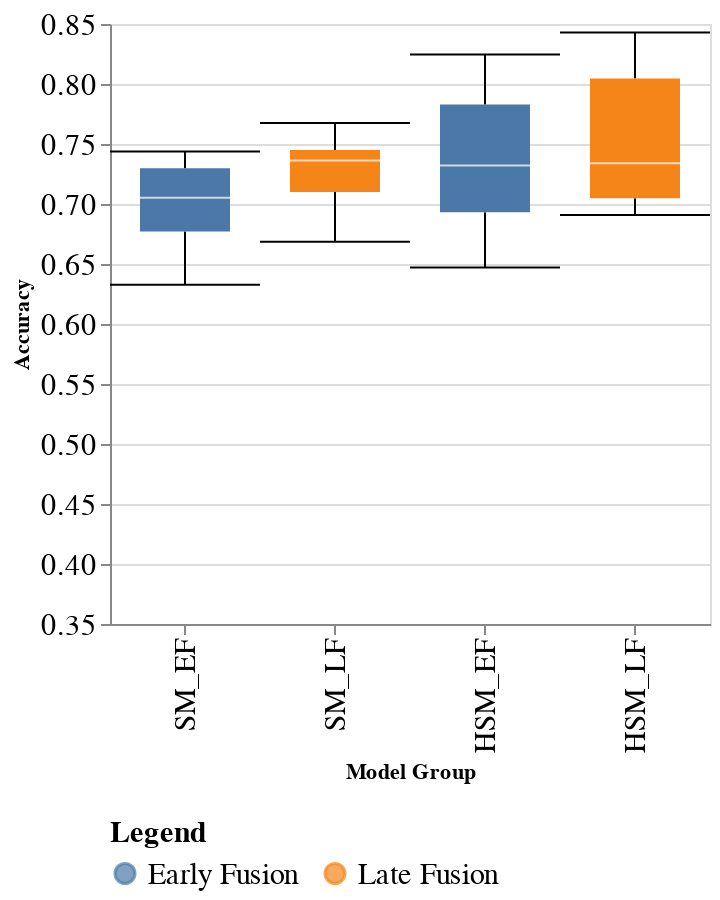
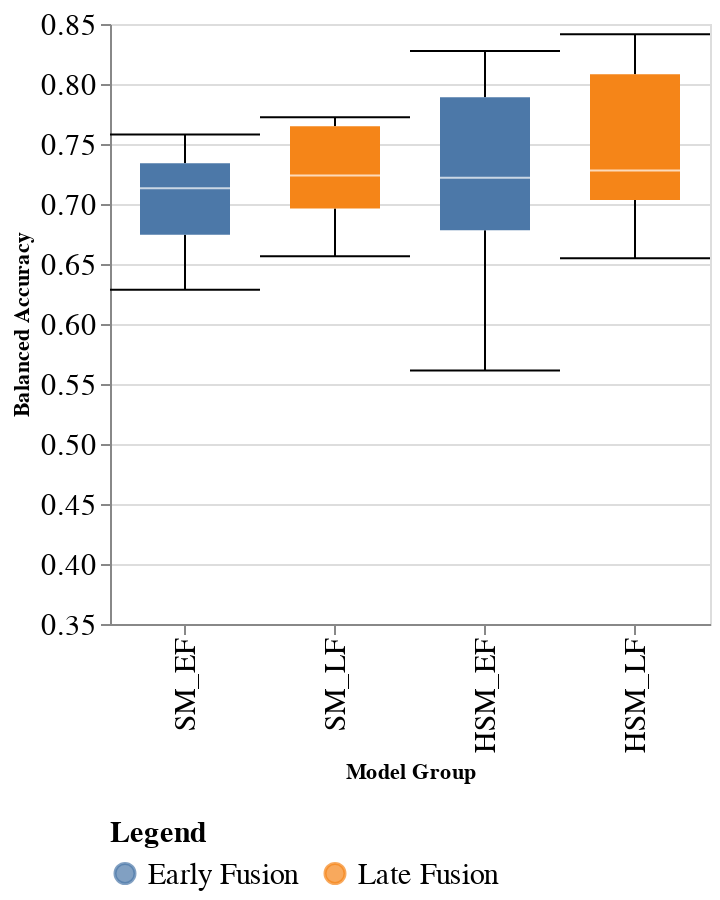

Notebook code cell kept with these figures, in order:
### Code cell
print_boxplots_for_early_vs_lateFusion(domain=(0.35, 0.85), show_title=False, show_legend=True)

### Figure 1 — Vega-Lite specification as saved in the notebook (floating-point values rounded to 4 significant figures)
{"config": {"view": {"continuousWidth": 400, "continuousHeight": 300}, "axis": {"labelFontSize": 15}, "legend": {"columns": 2, "disable": false, "labelFontSize": 15, "orient": "bottom", "titleFontSize": 15}}, "data": {"name": "data-2e48850686171ebd137688b7bd364f18"}, "mark": {"type": "boxplot", "median": {"color": "#ffffff"}, "outliers": true, "size": 45, "ticks": true}, "encoding": {"color": {"field": "conf_group_id", "title": "Legend", "type": "nominal"}, "x": {"field": "postfixed_model_subset_type", "sort": ["SM_EF", "SM_LF", "HSM_EF", "HSM_LF"], "title": "Model Group", "type": "nominal"}, "y": {"field": "Accuracy", "scale": {"domain": [0.35, 0.85]}, "title": "Accuracy", "type": "quantitative"}}, "height": 300, "title": "", "width": 300, "$schema": "https://vega.github.io/schema/vega-lite/v4.17.0.json", "datasets": {"data-2e48850686171ebd137688b7bd364f18": [{"Accuracy": 0.6327, "Accuracy_Balanced": 0.6286, "model_subset_type": "SM", "postfixed_model_subset_type": "SM_EF", "postfixed_annotation": "SM_P", "conf_group_id": "Early Fusion"}, {"Accuracy": 0.7134, "Accuracy_Balanced": 0.6794, "model_subset_type": "SM", "postfixed_model_subset_type": "SM_EF", "postfixed_annotation": "SM_P", "conf_group_id": "Early Fusion"}, {"Accuracy": 0.6969, "Accuracy_Balanced": 0.7343, "model_subset_type": "SM", "postfixed_model_subset_type": "SM_EF", "postfixed_annotation": "SM_P", "conf_group_id": "Early Fusion"}, {"Accuracy": 0.6624, "Accuracy_Balanced": 0.6595, "model_subset_type": "SM", "postfixed_model_subset_type": "SM_EF", "postfixed_annotation": "SM_P", "conf_group_id": "Early Fusion"}, {"Accuracy": 0.7265, "Accuracy_Balanced": 0.7279, "model_subset_type": "SM", "postfixed_model_subset_type": "SM_EF", "postfixed_annotation": "SM_S", "conf_group_id": "Early Fusion"}, {"Accuracy": 0.7398, "Accuracy_Balanced": 0.758, "model_subset_type": "SM", "postfixed_model_subset_type": "SM_EF", "postfixed_annotation": "SM_S", "conf_group_id": "Early Fusion"}, {"Accuracy": 0.6821, "Accuracy_Balanced": 0.6985, "model_subset_type": "SM", "postfixed_model_subset_type": "SM_EF", "postfixed_annotation": "SM_S", "conf_group_id": "Early Fusion"}, {"Accuracy": 0.7437, "Accuracy_Balanced": 0.7339, "model_subset_type": "SM", "postfixed_model_subset_type": "SM_EF", "postfixed_annotation": "SM_S", "conf_group_id": "Early Fusion"}, {"Accuracy": 0.676, "Accuracy_Balanced": 0.6577, "model_subset_type": "SM", "postfixed_model_subset_type": "SM_LF", "postfixed_annotation": "SM_P", "conf_group_id": "Late Fusion"}, {"Accuracy": 0.7422, "Accuracy_Balanced": 0.7722, "model_subset_type": "SM", "postfixed_model_subset_type": "SM_LF", "postfixed_annotation": "SM_P", "conf_group_id": "Late Fusion"}, {"Accuracy": 0.6685, "Accuracy_Balanced": 0.6565, "model_subset_type": "SM", "postfixed_model_subset_type": "SM_LF", "postfixed_annotation": "SM_P", "conf_group_id": "Late Fusion"}, {"Accuracy": 0.7302, "Accuracy_Balanced": 0.7092, "model_subset_type": "SM", "postfixed_model_subset_type": "SM_LF", "postfixed_annotation": "SM_P", "conf_group_id": "Late Fusion"}, {"Accuracy": 0.7213, "Accuracy_Balanced": 0.7251, "model_subset_type": "SM", "postfixed_model_subset_type": "SM_LF", "postfixed_annotation": "SM_S", "conf_group_id": "Late Fusion"}, {"Accuracy": 0.7489, "Accuracy_Balanced": 0.7636, "model_subset_type": "SM", "postfixed_model_subset_type": "SM_LF", "postfixed_annotation": "SM_S", "conf_group_id": "Late Fusion"}, {"Accuracy": 0.7676, "Accuracy_Balanced": 0.7683, "model_subset_type": "SM", "postfixed_model_subset_type": "SM_LF", "postfixed_annotation": "SM_S", "conf_group_id": "Late Fusion"}, {"Accuracy": 0.7437, "Accuracy_Balanced": 0.7224, "model_subset_type": "SM", "postfixed_model_subset_type": "SM_LF", "postfixed_annotation": "SM_S", "conf_group_id": "Late Fusion"}, {"Accuracy": 0.7212, "Accuracy_Balanced": 0.741, "model_subset_type": "HSM", "postfixed_model_subset_type": "HSM_EF", "postfixed_annotation": "HSM_P", "conf_group_id": "Early Fusion"}, {"Accuracy": 0.6804, "Accuracy_Balanced": 0.6758, "model_subset_type": "HSM", "postfixed_model_subset_type": "HSM_EF", "postfixed_annotation": "HSM_P", "conf_group_id": "Early Fusion"}, {"Accuracy": 0.795, "Accuracy_Balanced": 0.8273, "model_subset_type": "HSM", "postfixed_model_subset_type": "HSM_EF", "postfixed_annotation": "HSM_P", "conf_group_id": "Early Fusion"}, {"Accuracy": 0.7144, "Accuracy_Balanced": 0.6799, "model_subset_type": "HSM", "postfixed_model_subset_type": "HSM_EF", "postfixed_annotation": "HSM_P", "conf_group_id": "Early Fusion"}, {"Accuracy": 0.7043, "Accuracy_Balanced": 0.7093, "model_subset_type": "HSM", "postfixed_model_subset_type": "HSM_EF", "postfixed_annotation": "HSM_P", "conf_group_id": "Early Fusion"}, {"Accuracy": 0.647, "Accuracy_Balanced": 0.6003, "model_subset_type": "HSM", "postfixed_model_subset_type": "HSM_EF", "postfixed_annotation": "HSM_P", "conf_group_id": "Early Fusion"}, {"Accuracy": 0.6894, "Accuracy_Balanced": 0.6774, "model_subset_type": "HSM", "postfixed_model_subset_type": "HSM_EF", "postfixed_annotation": "HSM_P", "conf_group_id": "Early Fusion"}, {"Accuracy": 0.7447, "Accuracy_Balanced": 0.7343, "model_subset_type": "HSM", "postfixed_model_subset_type": "HSM_EF", "postfixed_annotation": "HSM_S", "conf_group_id": "Early Fusion"}, {"Accuracy": 0.7597, "Accuracy_Balanced": 0.741, "model_subset_type": "HSM", "postfixed_model_subset_type": "HSM_EF", "postfixed_annotation": "HSM_S", "conf_group_id": "Early Fusion"}, {"Accuracy": 0.6818, "Accuracy_Balanced": 0.5613, "model_subset_type": "HSM", "postfixed_model_subset_type": "HSM_EF", "postfixed_annotation": "HSM_S", "conf_group_id": "Early Fusion"}, {"Accuracy": 0.8245, "Accuracy_Balanced": 0.8275, "model_subset_type": "HSM", "postfixed_model_subset_type": "HSM_EF", "postfixed_annotation": "HSM_S", "conf_group_id": "Early Fusion"}, {"Accuracy": 0.7429, "Accuracy_Balanced": 0.7012, "model_subset_type": "HSM", "postfixed_model_subset_type": "HSM_EF", "postfixed_annotation": "HSM_S", "conf_group_id": "Early Fusion"}, {"Accuracy": 0.7906, "Accuracy_Balanced": 0.805, "model_subset_type": "HSM", "postfixed_model_subset_type": "HSM_EF", "postfixed_annotation": "HSM_S", "conf_group_id": "Early Fusion"}, {"Accuracy": 0.8203, "Accuracy_Balanced": 0.8085, "model_subset_type": "HSM", "postfixed_model_subset_type": "HSM_EF", "postfixed_annotation": "HSM_S", "conf_group_id": "Early Fusion"}, {"Accuracy": 0.7323, "Accuracy_Balanced": 0.7104, "model_subset_type": "HSM", "postfixed_model_subset_type": "HSM_LF", "postfixed_annotation": "HSM_P", "conf_group_id": "Late Fusion"}, {"Accuracy": 0.6942, "Accuracy_Balanced": 0.6755, "model_subset_type": "HSM", "postfixed_model_subset_type": "HSM_LF", "postfixed_annotation": "HSM_P", "conf_group_id": "Late Fusion"}, {"Accuracy": 0.7125, "Accuracy_Balanced": 0.7377, "model_subset_type": "HSM", "postfixed_model_subset_type": "HSM_LF", "postfixed_annotation": "HSM_P", "conf_group_id": "Late Fusion"}, {"Accuracy": 0.6946, "Accuracy_Balanced": 0.7011, "model_subset_type": "HSM", "postfixed_model_subset_type": "HSM_LF", "postfixed_annotation": "HSM_P", "conf_group_id": "Late Fusion"}, {"Accuracy": 0.7356, "Accuracy_Balanced": 0.7335, "model_subset_type": "HSM", "postfixed_model_subset_type": "HSM_LF", "postfixed_annotation": "HSM_P", "conf_group_id": "Late Fusion"}, {"Accuracy": 0.8246, "Accuracy_Balanced": 0.8415, "model_subset_type": "HSM", "postfixed_model_subset_type": "HSM_LF", "postfixed_annotation": "HSM_P", "conf_group_id": "Late Fusion"}, {"Accuracy": 0.6909, "Accuracy_Balanced": 0.678, "model_subset_type": "HSM", "postfixed_model_subset_type": "HSM_LF", "postfixed_annotation": "HSM_P", "conf_group_id": "Late Fusion"}, {"Accuracy": 0.843, "Accuracy_Balanced": 0.8283, "model_subset_type": "HSM", "postfixed_model_subset_type": "HSM_LF", "postfixed_annotation": "HSM_S", "conf_group_id": "Late Fusion"}, {"Accuracy": 0.7135, "Accuracy_Balanced": 0.6547, "model_subset_type": "HSM", "postfixed_model_subset_type": "HSM_LF", "postfixed_annotation": "HSM_S", "conf_group_id": "Late Fusion"}, {"Accuracy": 0.8105, "Accuracy_Balanced": 0.8215, "model_subset_type": "HSM", "postfixed_model_subset_type": "HSM_LF", "postfixed_annotation": "HSM_S", "conf_group_id": "Late Fusion"}, {"Accuracy": 0.7872, "Accuracy_Balanced": 0.7679, "model_subset_type": "HSM", "postfixed_model_subset_type": "HSM_LF", "postfixed_annotation": "HSM_S", "conf_group_id": "Late Fusion"}, {"Accuracy": 0.7021, "Accuracy_Balanced": 0.7206, "model_subset_type": "HSM", "postfixed_model_subset_type": "HSM_LF", "postfixed_annotation": "HSM_S", "conf_group_id": "Late Fusion"}, {"Accuracy": 0.8197, "Accuracy_Balanced": 0.8334, "model_subset_type": "HSM", "postfixed_model_subset_type": "HSM_LF", "postfixed_annotation": "HSM_S", "conf_group_id": "Late Fusion"}, {"Accuracy": 0.7437, "Accuracy_Balanced": 0.7224, "model_subset_type": "HSM", "postfixed_model_subset_type": "HSM_LF", "postfixed_annotation": "HSM_S", "conf_group_id": "Late Fusion"}]}}

### Figure 2 — Vega-Lite specification as saved in the notebook (floating-point values rounded to 4 significant figures)
{"config": {"view": {"continuousWidth": 400, "continuousHeight": 300}, "axis": {"labelFontSize": 15}, "legend": {"columns": 2, "disable": false, "labelFontSize": 15, "orient": "bottom", "titleFontSize": 15}}, "data": {"name": "data-2e48850686171ebd137688b7bd364f18"}, "mark": {"type": "boxplot", "median": {"color": "#ffffff"}, "outliers": true, "size": 45, "ticks": true}, "encoding": {"color": {"field": "conf_group_id", "title": "Legend", "type": "nominal"}, "x": {"field": "postfixed_model_subset_type", "sort": ["SM_EF", "SM_LF", "HSM_EF", "HSM_LF"], "title": "Model Group", "type": "nominal"}, "y": {"field": "Accuracy_Balanced", "scale": {"domain": [0.35, 0.85]}, "title": "Balanced Accuracy", "type": "quantitative"}}, "height": 300, "title": "", "width": 300, "$schema": "https://vega.github.io/schema/vega-lite/v4.17.0.json", "datasets": {"data-2e48850686171ebd137688b7bd364f18": [{"Accuracy": 0.6327, "Accuracy_Balanced": 0.6286, "model_subset_type": "SM", "postfixed_model_subset_type": "SM_EF", "postfixed_annotation": "SM_P", "conf_group_id": "Early Fusion"}, {"Accuracy": 0.7134, "Accuracy_Balanced": 0.6794, "model_subset_type": "SM", "postfixed_model_subset_type": "SM_EF", "postfixed_annotation": "SM_P", "conf_group_id": "Early Fusion"}, {"Accuracy": 0.6969, "Accuracy_Balanced": 0.7343, "model_subset_type": "SM", "postfixed_model_subset_type": "SM_EF", "postfixed_annotation": "SM_P", "conf_group_id": "Early Fusion"}, {"Accuracy": 0.6624, "Accuracy_Balanced": 0.6595, "model_subset_type": "SM", "postfixed_model_subset_type": "SM_EF", "postfixed_annotation": "SM_P", "conf_group_id": "Early Fusion"}, {"Accuracy": 0.7265, "Accuracy_Balanced": 0.7279, "model_subset_type": "SM", "postfixed_model_subset_type": "SM_EF", "postfixed_annotation": "SM_S", "conf_group_id": "Early Fusion"}, {"Accuracy": 0.7398, "Accuracy_Balanced": 0.758, "model_subset_type": "SM", "postfixed_model_subset_type": "SM_EF", "postfixed_annotation": "SM_S", "conf_group_id": "Early Fusion"}, {"Accuracy": 0.6821, "Accuracy_Balanced": 0.6985, "model_subset_type": "SM", "postfixed_model_subset_type": "SM_EF", "postfixed_annotation": "SM_S", "conf_group_id": "Early Fusion"}, {"Accuracy": 0.7437, "Accuracy_Balanced": 0.7339, "model_subset_type": "SM", "postfixed_model_subset_type": "SM_EF", "postfixed_annotation": "SM_S", "conf_group_id": "Early Fusion"}, {"Accuracy": 0.676, "Accuracy_Balanced": 0.6577, "model_subset_type": "SM", "postfixed_model_subset_type": "SM_LF", "postfixed_annotation": "SM_P", "conf_group_id": "Late Fusion"}, {"Accuracy": 0.7422, "Accuracy_Balanced": 0.7722, "model_subset_type": "SM", "postfixed_model_subset_type": "SM_LF", "postfixed_annotation": "SM_P", "conf_group_id": "Late Fusion"}, {"Accuracy": 0.6685, "Accuracy_Balanced": 0.6565, "model_subset_type": "SM", "postfixed_model_subset_type": "SM_LF", "postfixed_annotation": "SM_P", "conf_group_id": "Late Fusion"}, {"Accuracy": 0.7302, "Accuracy_Balanced": 0.7092, "model_subset_type": "SM", "postfixed_model_subset_type": "SM_LF", "postfixed_annotation": "SM_P", "conf_group_id": "Late Fusion"}, {"Accuracy": 0.7213, "Accuracy_Balanced": 0.7251, "model_subset_type": "SM", "postfixed_model_subset_type": "SM_LF", "postfixed_annotation": "SM_S", "conf_group_id": "Late Fusion"}, {"Accuracy": 0.7489, "Accuracy_Balanced": 0.7636, "model_subset_type": "SM", "postfixed_model_subset_type": "SM_LF", "postfixed_annotation": "SM_S", "conf_group_id": "Late Fusion"}, {"Accuracy": 0.7676, "Accuracy_Balanced": 0.7683, "model_subset_type": "SM", "postfixed_model_subset_type": "SM_LF", "postfixed_annotation": "SM_S", "conf_group_id": "Late Fusion"}, {"Accuracy": 0.7437, "Accuracy_Balanced": 0.7224, "model_subset_type": "SM", "postfixed_model_subset_type": "SM_LF", "postfixed_annotation": "SM_S", "conf_group_id": "Late Fusion"}, {"Accuracy": 0.7212, "Accuracy_Balanced": 0.741, "model_subset_type": "HSM", "postfixed_model_subset_type": "HSM_EF", "postfixed_annotation": "HSM_P", "conf_group_id": "Early Fusion"}, {"Accuracy": 0.6804, "Accuracy_Balanced": 0.6758, "model_subset_type": "HSM", "postfixed_model_subset_type": "HSM_EF", "postfixed_annotation": "HSM_P", "conf_group_id": "Early Fusion"}, {"Accuracy": 0.795, "Accuracy_Balanced": 0.8273, "model_subset_type": "HSM", "postfixed_model_subset_type": "HSM_EF", "postfixed_annotation": "HSM_P", "conf_group_id": "Early Fusion"}, {"Accuracy": 0.7144, "Accuracy_Balanced": 0.6799, "model_subset_type": "HSM", "postfixed_model_subset_type": "HSM_EF", "postfixed_annotation": "HSM_P", "conf_group_id": "Early Fusion"}, {"Accuracy": 0.7043, "Accuracy_Balanced": 0.7093, "model_subset_type": "HSM", "postfixed_model_subset_type": "HSM_EF", "postfixed_annotation": "HSM_P", "conf_group_id": "Early Fusion"}, {"Accuracy": 0.647, "Accuracy_Balanced": 0.6003, "model_subset_type": "HSM", "postfixed_model_subset_type": "HSM_EF", "postfixed_annotation": "HSM_P", "conf_group_id": "Early Fusion"}, {"Accuracy": 0.6894, "Accuracy_Balanced": 0.6774, "model_subset_type": "HSM", "postfixed_model_subset_type": "HSM_EF", "postfixed_annotation": "HSM_P", "conf_group_id": "Early Fusion"}, {"Accuracy": 0.7447, "Accuracy_Balanced": 0.7343, "model_subset_type": "HSM", "postfixed_model_subset_type": "HSM_EF", "postfixed_annotation": "HSM_S", "conf_group_id": "Early Fusion"}, {"Accuracy": 0.7597, "Accuracy_Balanced": 0.741, "model_subset_type": "HSM", "postfixed_model_subset_type": "HSM_EF", "postfixed_annotation": "HSM_S", "conf_group_id": "Early Fusion"}, {"Accuracy": 0.6818, "Accuracy_Balanced": 0.5613, "model_subset_type": "HSM", "postfixed_model_subset_type": "HSM_EF", "postfixed_annotation": "HSM_S", "conf_group_id": "Early Fusion"}, {"Accuracy": 0.8245, "Accuracy_Balanced": 0.8275, "model_subset_type": "HSM", "postfixed_model_subset_type": "HSM_EF", "postfixed_annotation": "HSM_S", "conf_group_id": "Early Fusion"}, {"Accuracy": 0.7429, "Accuracy_Balanced": 0.7012, "model_subset_type": "HSM", "postfixed_model_subset_type": "HSM_EF", "postfixed_annotation": "HSM_S", "conf_group_id": "Early Fusion"}, {"Accuracy": 0.7906, "Accuracy_Balanced": 0.805, "model_subset_type": "HSM", "postfixed_model_subset_type": "HSM_EF", "postfixed_annotation": "HSM_S", "conf_group_id": "Early Fusion"}, {"Accuracy": 0.8203, "Accuracy_Balanced": 0.8085, "model_subset_type": "HSM", "postfixed_model_subset_type": "HSM_EF", "postfixed_annotation": "HSM_S", "conf_group_id": "Early Fusion"}, {"Accuracy": 0.7323, "Accuracy_Balanced": 0.7104, "model_subset_type": "HSM", "postfixed_model_subset_type": "HSM_LF", "postfixed_annotation": "HSM_P", "conf_group_id": "Late Fusion"}, {"Accuracy": 0.6942, "Accuracy_Balanced": 0.6755, "model_subset_type": "HSM", "postfixed_model_subset_type": "HSM_LF", "postfixed_annotation": "HSM_P", "conf_group_id": "Late Fusion"}, {"Accuracy": 0.7125, "Accuracy_Balanced": 0.7377, "model_subset_type": "HSM", "postfixed_model_subset_type": "HSM_LF", "postfixed_annotation": "HSM_P", "conf_group_id": "Late Fusion"}, {"Accuracy": 0.6946, "Accuracy_Balanced": 0.7011, "model_subset_type": "HSM", "postfixed_model_subset_type": "HSM_LF", "postfixed_annotation": "HSM_P", "conf_group_id": "Late Fusion"}, {"Accuracy": 0.7356, "Accuracy_Balanced": 0.7335, "model_subset_type": "HSM", "postfixed_model_subset_type": "HSM_LF", "postfixed_annotation": "HSM_P", "conf_group_id": "Late Fusion"}, {"Accuracy": 0.8246, "Accuracy_Balanced": 0.8415, "model_subset_type": "HSM", "postfixed_model_subset_type": "HSM_LF", "postfixed_annotation": "HSM_P", "conf_group_id": "Late Fusion"}, {"Accuracy": 0.6909, "Accuracy_Balanced": 0.678, "model_subset_type": "HSM", "postfixed_model_subset_type": "HSM_LF", "postfixed_annotation": "HSM_P", "conf_group_id": "Late Fusion"}, {"Accuracy": 0.843, "Accuracy_Balanced": 0.8283, "model_subset_type": "HSM", "postfixed_model_subset_type": "HSM_LF", "postfixed_annotation": "HSM_S", "conf_group_id": "Late Fusion"}, {"Accuracy": 0.7135, "Accuracy_Balanced": 0.6547, "model_subset_type": "HSM", "postfixed_model_subset_type": "HSM_LF", "postfixed_annotation": "HSM_S", "conf_group_id": "Late Fusion"}, {"Accuracy": 0.8105, "Accuracy_Balanced": 0.8215, "model_subset_type": "HSM", "postfixed_model_subset_type": "HSM_LF", "postfixed_annotation": "HSM_S", "conf_group_id": "Late Fusion"}, {"Accuracy": 0.7872, "Accuracy_Balanced": 0.7679, "model_subset_type": "HSM", "postfixed_model_subset_type": "HSM_LF", "postfixed_annotation": "HSM_S", "conf_group_id": "Late Fusion"}, {"Accuracy": 0.7021, "Accuracy_Balanced": 0.7206, "model_subset_type": "HSM", "postfixed_model_subset_type": "HSM_LF", "postfixed_annotation": "HSM_S", "conf_group_id": "Late Fusion"}, {"Accuracy": 0.8197, "Accuracy_Balanced": 0.8334, "model_subset_type": "HSM", "postfixed_model_subset_type": "HSM_LF", "postfixed_annotation": "HSM_S", "conf_group_id": "Late Fusion"}, {"Accuracy": 0.7437, "Accuracy_Balanced": 0.7224, "model_subset_type": "HSM", "postfixed_model_subset_type": "HSM_LF", "postfixed_annotation": "HSM_S", "conf_group_id": "Late Fusion"}]}}
